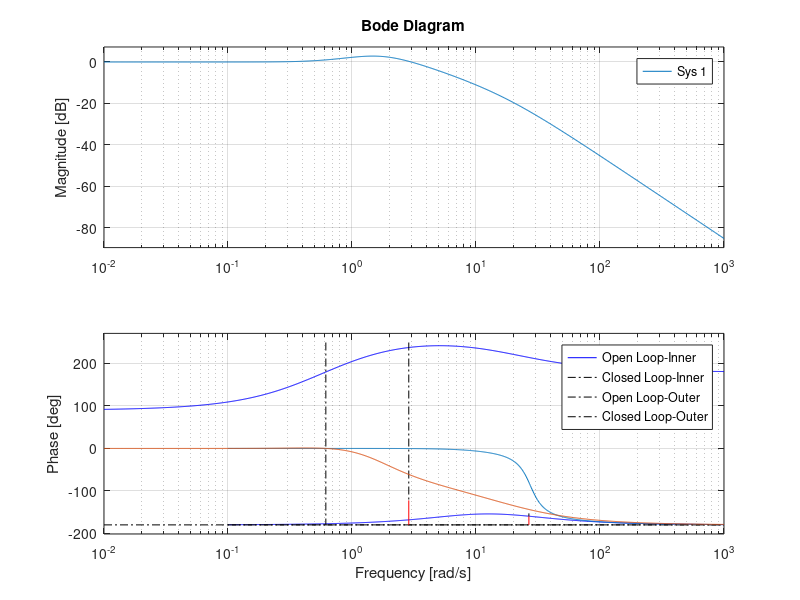

Here is the MATLAB script that generated this plot:
clear;
clc;
%Ball Beam System
% system parameters known to controller
P.m1    = 0.35;    % kg
P.m2    = 2;       % kg
P.l     = 0.5;     % m
P.g     = 9.81;     % m/s^2

% initial conditions
P.z0 = 0.25;
P.zdot0 = 0;
P.theta0 = 0;
P.thetadot0 = 0;

%max force 
P.force_max = 25;
% sample rate of controller
P.Ts = 0.01;

% dirty derivative gain
P.sigma = 0.05;

% input constraint
P.F_max = 15;

% tunning parameters
%tr_z = 10;%5;  % rise time for outer loop
tr_z = 1.5;%tuned for fastest rise time without saturation
zeta_z   = 0.707; % damping ratio for outer loop
M = 10;    % time scale separation between inner and outer loop
zeta_th  = 0.707; % damping ratio for inner loop
% P.ki_z = -0.1;

% PD designs for inner loop
P.ze = P.l/2; %equilibrium pos
b0 = P.l/(P.m2*P.l^2/3+P.m1*P.ze^2);
tr_theta = tr_z/M;  % rise time for inner loop
wn_th    = 2.2/tr_theta; % natural frequency for inner loop
% P.kp_th  = wn_th^2/b0; % kp - inner loop
% P.kd_th  = 2*zeta_th*wn_th/b0; % kd - inner loop

%DC gain for inner loop
k_DC_th = 1;

%PD design for outer loop
wn_z   = 2.2/tr_z;
% P.kp_z = -wn_z^2/P.g;
% P.kd_z = -2*zeta_z*wn_z/P.g;

%adjusted gains for hw 17
P.kp_th = 126.7419;
P.kd_th = 9.7753;
P.kp_z  = -0.3430;
P.kd_z  = -0.2645;
P.ki_z  = -0.1000;


% transfer functions for inverted pendulum
P_in = tf([b0],[1,0,0]);
P_out = tf([-P.g],[1,0,0]);
C_in = tf([(P.kd_th+P.sigma*P.kp_th), P.kp_th], [P.sigma, 1]);
C_out = tf([(P.kd_z+P.kp_z*P.sigma),(P.kp_z+P.ki_z*P.sigma),P.ki_z],[P.sigma,1,0]);


figure(1), clf, margin(P_in*C_in), grid on, hold on
bode(P_in*C_in/(1+P_in*C_in)) 
margin(P_out*C_out)
bode(P_out*C_out/(1+P_out*C_out))
legend('Open Loop-Inner', 'Closed Loop-Inner','Open Loop-Outer', 'Closed Loop-Outer')

[m,p] = bode (C_out*P_out,.6); %this pulls magnitude and phase at .6

%bandwidth of inner loop is approximately 43 rad/s which is slightly larger
%than the crossover frequency of 26.7

%bandwidth of outer loop is approximately 4.3 rad/s which is slightly larger
%than the crossover frequency of 2.87

%the bandwidth separation is roughprximadamete 10 which justifies using
%successive loop closure design approach
